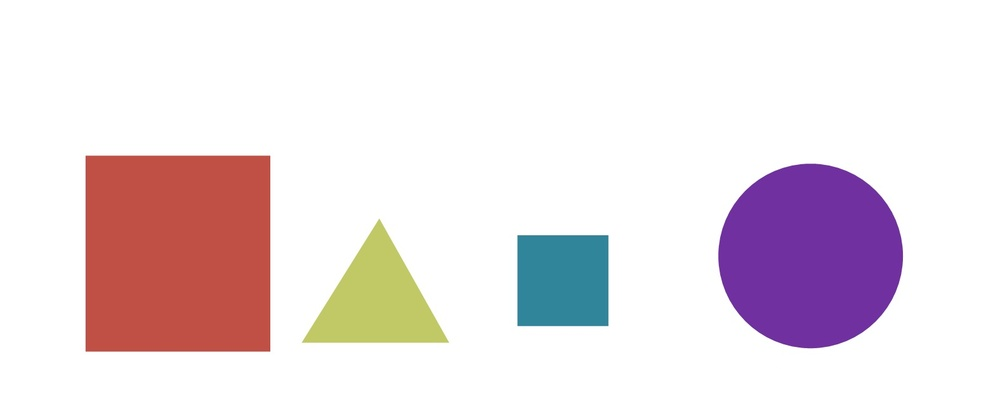
#> input picture images/bunchofshapes.jpg, 1000 x 409 px, shrunk from 1576 x 645 before the run
$ python sort_contours.py   (older library calls are emulated)
#> lines starting #> are read from the running program, lines starting #| are printed output that depends on the picture; after the words box and inside, x2 and y2 are one past the last pixel; in counts of white or black regions, pixels touching at a corner belong together
import cv2
import numpy as np

image = cv2.imread('../images/bunchofshapes.jpg')
#> image is the input picture: shape (409, 1000, 3); mean B, G, R 226.7, 222.2, 234.4
cv2.imshow("Original ", image)
print(image.shape)
#| (409, 1000, 3)
board = np.zeros(image.shape, dtype=np.float32)
gray = cv2.cvtColor(image, cv2.COLOR_BGR2GRAY)
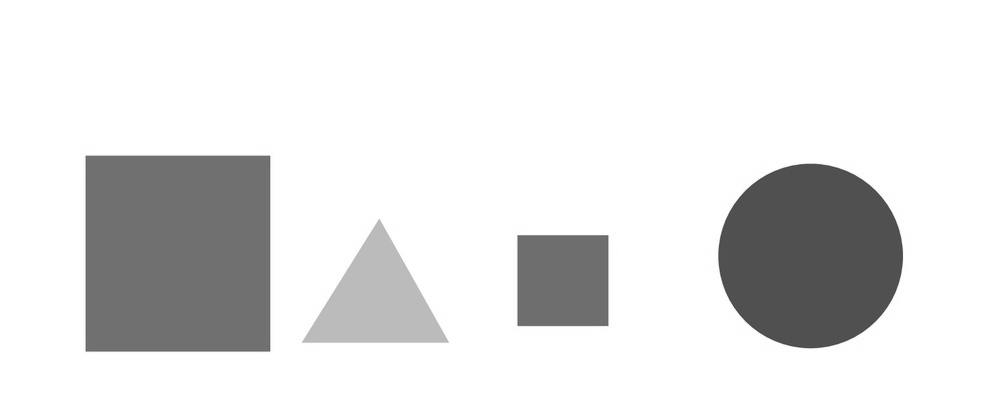
#> gray: shape (409, 1000); min 61, max 255, mean 226.4

# canny detect edges

edges = cv2.Canny(gray, 30, 200)
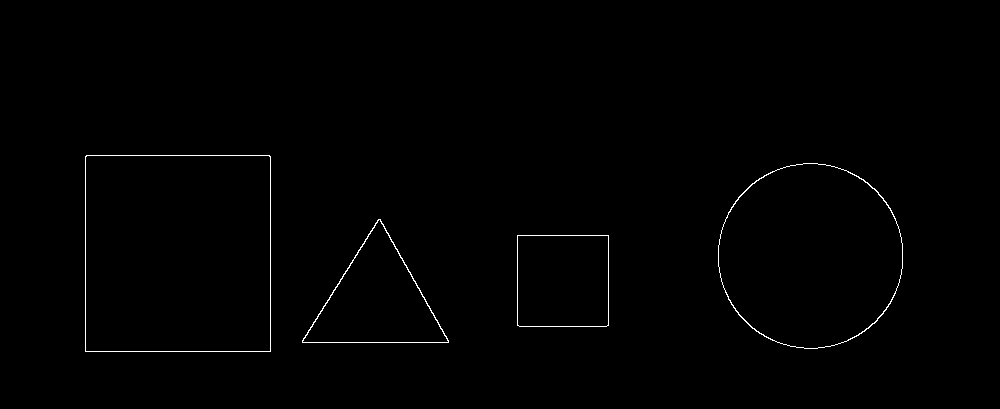
#> edges: shape (409, 1000); 0.57% white in thin lines or dots, all inside (x1, y1, x2, y2) = (85, 155, 903, 352)

# contours

_, contours, hierarchy = cv2.findContours(edges, cv2.RETR_LIST, cv2.CHAIN_APPROX_SIMPLE)
#> contours = 8 contours; box (x1, y1, x2, y2) and area: (85, 155, 271, 352) 36259, (85, 155, 271, 352) 36255, (718, 163, 903, 349) 26813, (718, 163, 903, 349) 26659, (302, 219, 449, 343) 9207, (302, 219, 449, 343) 9062, (517, 235, 609, 327) 8278, (517, 235, 609, 327) 8276

cv2.imshow("edges", edges)

# draw

cv2.drawContours(image, contours, -1, (0, 0, 255), 2)
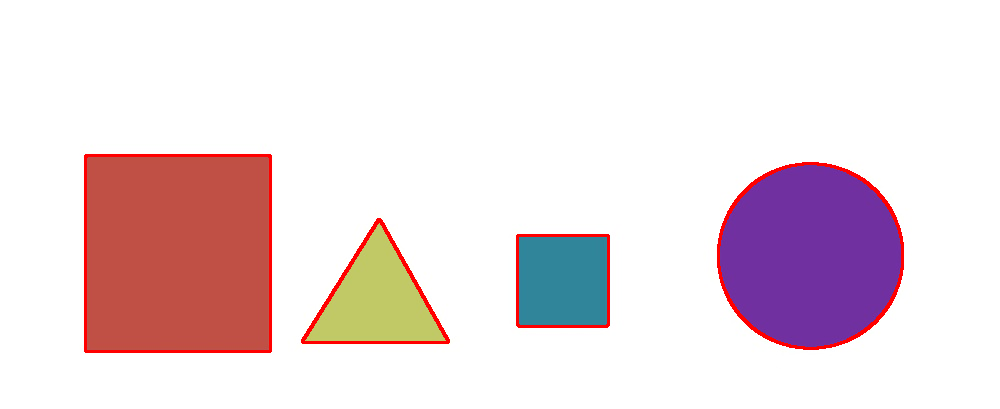
#> image: shape (409, 1000, 3); 1.74% of pixels changed, all inside (x1, y1, x2, y2) = (84, 154, 904, 353)
cv2.drawContours(board, contours, -1, (255, 0, 0), 2)
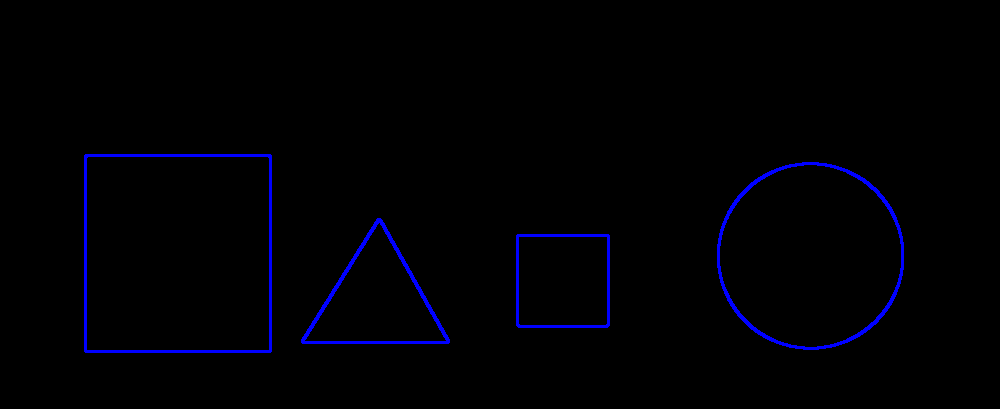
#> board: shape (409, 1000, 3) float32; mean of channels 0, 1, 2 4.4, 0, 0; drawn as B, G, R
cv2.imshow('Image', image)
cv2.imshow("Board", board)


cv2.waitKey(0)
cv2.destroyAllWindows()

$ run again, with images/4star.jpg copied over images/bunchofshapes.jpg
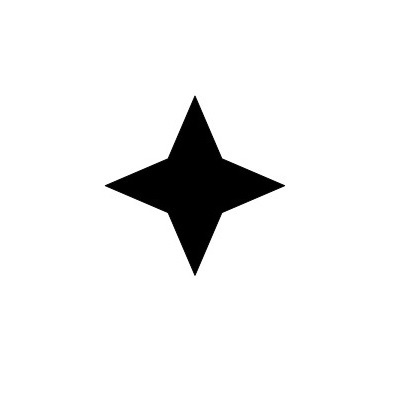
#> input picture images/4star.jpg, 400 x 400 px
#> image is the input picture: shape (400, 400, 3); min 0, max 255, mean 239.2
#| (400, 400, 3)
#> `edges = cv2.Canny(gray, 30, 200)`:
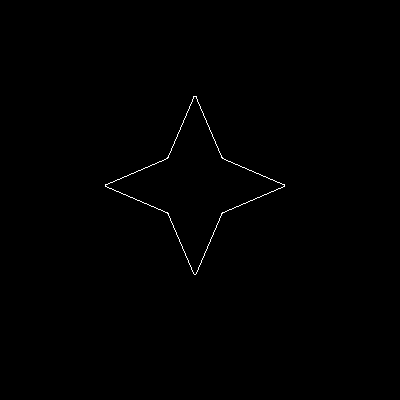
#> edges: shape (400, 400); 0.32% white in thin lines or dots, all inside (x1, y1, x2, y2) = (105, 96, 285, 275)
#> contours = 2 contours; box (x1, y1, x2, y2) and area: (105, 96, 285, 275) 9939, (105, 96, 285, 275) 9930
#> image: shape (400, 400, 3); 1.2% of pixels changed, all inside (x1, y1, x2, y2) = (104, 95, 286, 276)
#> `cv2.imshow("Board", board)`:
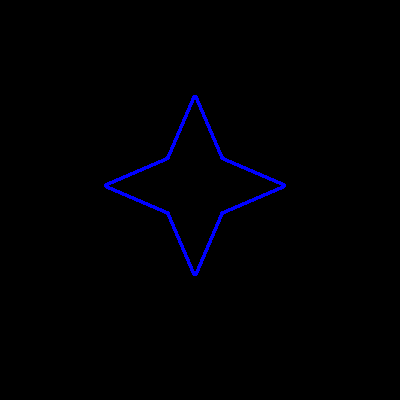
#> window 'Board': shape (400, 400, 3); mean B, G, R 3.1, 0, 0
